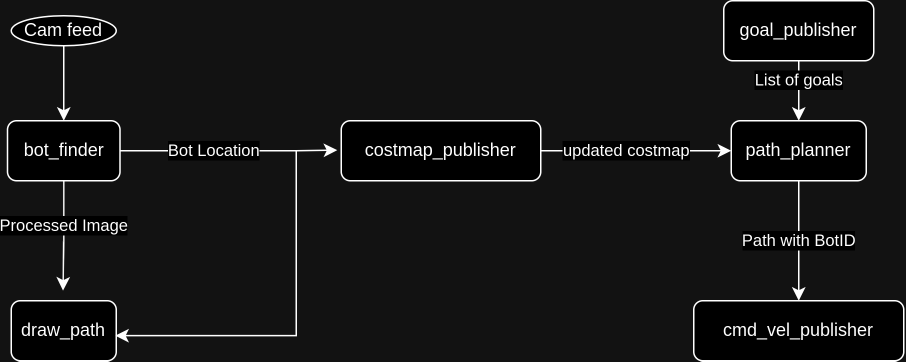
#> input picture diag.png, 1812 x 723 px, given in place of img (24).jpg, which was not available (shown at 1/2 size)
$ python error_finder_m3.py
#> lines starting #> are read from the running program, lines starting #| are printed output that depends on the picture; pictures that were not available may be replaced by others from this repository, and a replacement may not be noted
# region lib
import cv2
import time
import imutils
import numpy as np
import argparse
import matplotlib.pyplot as plt
from skimage.transform import (hough_line,hough_line_peaks)
import math

from Smarth_CNN.shape_identifier import ShapeIdentifier

# PCA tester
from collections import deque
import matplotlib.pyplot as plt
from sklearn import decomposition
import pickle
# endregion

def size_mod(img,times):
    h,w = img.shape[:2]
    dim = (int(w*times), int(h*times))
    return cv2.resize(img, dim)

def nothing(x):
    pass

def min_dist(coord_1,coord_2):
    dist = math.sqrt(  (coord_1[0] - coord_2[0])**2  + (coord_1[1] - coord_2[1])**2  )
    return dist

class ShapeDetector:
	def __init__(self):
		pass

	# [11 lines left out: function detect, not called in this run]

class GridMaker:
    # [81 lines left out: functions __init__, ShapeToID, rect_egdes, Section, ShapeImages, not called in this run]

class Angle:
    # [99 lines left out: functions __init__, angle_b, ret, not called in this run]

class ExtractContour:
    def __init__(self,img):
        self.img = img
        H,W = self.img.shape[:2]
        self.bot_img = [] # list of bot extracted images

        #purple_mask
        hsv = cv2.cvtColor(self.img, cv2.COLOR_BGR2HSV)
        pruple_mask = cv2.inRange(hsv,(160, 100, 100), (180, 150,250))
        # cv2.imshow('purple mask', pruple_mask)
        # cv2.waitKey()

        kernel = np.ones((5,5),np.uint8)
        opening = cv2.morphologyEx(pruple_mask, cv2.MORPH_OPEN, kernel)
        blur = cv2.blur(opening, (3,3))
        eroded = cv2.erode(pruple_mask, kernel)
        # [6 lines of commented-out code are left out]
        edge = cv2.Canny(opening, 10,250)
        # cv2.imshow('egde', size_mod(edge, 0.5))
        # cv2.waitKey()

        # find external contour of egde
        (cnts, _) = cv2.findContours(edge.copy(), cv2.RETR_EXTERNAL, cv2.CHAIN_APPROX_SIMPLE)

        self.bot_location = [] # list of bot location
        for c in cnts:
            # print(f'{cv2.contourArea(c)} |||  W : { 0.02*0.02*H*W}')
            # find the bound rectangle of bot
            x,y,w,h = cv2.boundingRect(c)
            if w> (0.02*W) and h> (0.02*W):
                location = [int(y+ h/2), int(x+ w/2)]
                # add loaction of current bot
                self.bot_location.append(location)
                # crop the bot out of image
                new_img=self.img[y-5:y+h+5,x-5:x+w+5]

                # cv2.circle(self.img, (location[1],location[0]), 20, (0,255,255),thickness = 5)
                # cv2.imshow('img_ext',size_mod(self.img,0.5))
                cv2.waitKey()
                # add image of current bot
                self.bot_img.append(new_img)
                # cv2.imshow(f'{idx}bot_img_extract_contour',new_img)

        # print number of bots
        # print('number of bots: '+ str(len(self.bot_img)))

    def ret(self):
        # print(f'''botlocatiom {self.bot_location}''')
        return self.bot_img, self.bot_location

class BotFinder:
    def __init__(self):#,f_no):
        # ID = bot_ID()# intialize PCA bot ID finder
        self.bot_ID_all = []# all bot's ID are stored here
        self.rotated_img = 0 # temp. rotated image
        # pre defined center
        self.b1 = [(1100,100),'0110']
        self.b2 = [(1000,100),'']


    def give_frame(self,img):# provide current frame as img
        self.img = img
        self.Bot = {} # contain value as (X,Y,Theta) with key as bot ID
        self.AC_orientation = []# all bot's Angle are stored here

        self.bot_location = []# location of all bots in (X,Y)

        ext = ExtractContour(self.img)# process frame
        bot_img, self.bot_location = ext.ret()# gives croped_img, croped_img_location

        #iterate for 4 croped images
        for i in range(len(bot_img)):

            # show extracted image
            # cv2.imshow('bot_img', bot_img[i])
            # cv2.waitKey()

            #resize image 4 times original image
            h,w = bot_img[i].shape[:2]
            dim = ( int(w*4) , int(h*4) )
            # print(dim)
            bot_img[i] = cv2.resize(bot_img[i], dim)

            # find angle of alignment of bot with +ve x-aixs 'degree'
            # stores the rotated image to 'self.rotated_img'
            Agl = Angle(bot_img[i])# feed croped image
            # return bot allignment in degree and rotated croped image
            degree,self.rotated_img = Agl.ret()
            self.AC_orientation.append(degree)# add the orientation to self.AC_orientation list

            # give 4 images of croped image
            # which will be feed to CNN
            gd = GridMaker(self.rotated_img)
            shape_imgs= gd.ShapeImages()

            # initialize temp bot id as 'self.curr_bot_id'
            self.curr_bot_id = ''
            # iterate for 4 parts of croped image
            # sm = time.time()
            for j in range(4):
                try: # if the entire shape is empty so 0
                    if shape_imgs[j] == None:
                        # print('empty')
                        self.curr_bot_id+=str(0)
                        continue
                except:pass
                # convert save image and load with matplotlib's plot function
                # s1 = time.time()

                in_img = shape_imgs[j]
                # e1 = time.time()
                # feed the shape to CNN indentifier
                # s2 = time.time()
                shape = shape_identifier.predict(in_img)
                if shape == 0:# ID for circle is 2
                    # print('circle')
                    # cv2.imshow('winname', in_img)
                    # cv2.waitKey()
                    self.curr_bot_id+=str(2)
                elif shape == 1:# ID for circle is 1
                    # print('triangle')
                    self.curr_bot_id+=str(1)
                e2 = time.time()
                # print(f'saving : {(e1-s1):.5f} || model : {e2-s2:.5f} || total: {s1-e2:.5f}')
            em = time.time()
            # print(f'{(em-sm):.5f}')

            #cross check bot_id with predefined bot id
            curr_y,curr_x = self.bot_location[i]
            b1_sep = min_dist((curr_x,curr_y), self.b1[0])
            # print(b1_sep)
            if b1_sep < 20 :
                self.curr_bot_id = '0110'
                self.b1[0] = (curr_x,curr_y)
            b2_sep = min_dist((curr_x,curr_y), self.b2[0])
            if b2_sep < 20 :
                self.curr_bot_id = ''
                self.b2[0] = (curr_x,curr_y)

            # add the temp bot ID to main list of bot_ID
            self.bot_ID_all.append(self.curr_bot_id)
            # add bot location and orientation to self.Bot dict with ID string as key
            self.Bot[self.curr_bot_id] = [self.bot_location[i][0], self.bot_location[i][1]
                                            , self.AC_orientation[i]]

    # [45 lines left out: functions ret, orientation_line_from_angle, not called in this run]

class get_motion:
    # [29 lines left out: functions __init__, get_motor_vel, not called in this run]

def img_align(img,pts,size_x,size_y):
    img_gray = cv2.cvtColor(img,cv2.COLOR_BGR2RGB)
    rows,cols,ch = img_gray.shape
    pts1 = np.float32(pts)
    pts2 = np.float32([[0,0],[size_x,0],[size_x,size_y],[0,size_y]])
    M = cv2.getPerspectiveTransform(pts1,pts2)
    dst = cv2.warpPerspective(img,M,(size_x,size_y))
    return dst

if __name__ == '__main__':

   # region image processing

    img = cv2.imread('C:/Users/OHM/Desktop/pytthon/Resources/image/test1/img (24).jpg')
#> img is the input picture: shape (723, 1812, 3); mean B, G, R 22.3, 22.3, 22.3

    # region align image
    pts = [[570,150],[1340,190],[1360,990],[500,970]] # img24.jpg
    pts_plus = [[520,95],[1390,140],[1420,1050],[440,1030]] # img24 with startpts

    img_aligned= img_align(img,pts,1400,1400)
#> in img_align, `dst = cv2.warpPerspective(img,M,(size_x,size_y))`:
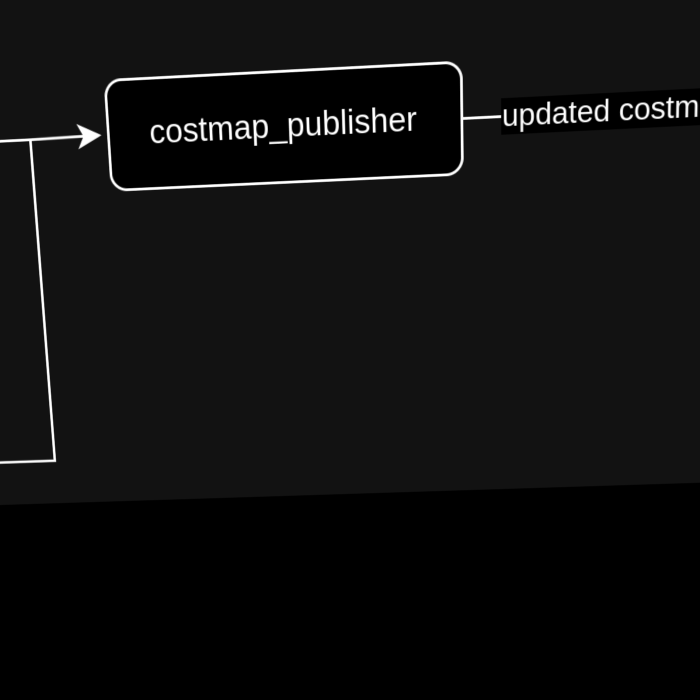
#> dst: shape (1400, 1400, 3) (shown at 1/2 size); mean B, G, R 14.7, 14.7, 14.7
    img_aligned_plus= img_align(img,pts_plus,1600,1600)
#> call 2 of img_align, with size_x = 1600, size_y = 1600
#> in img_align (call 2), `dst = cv2.warpPerspective(img,M,(size_x,size_y))`:
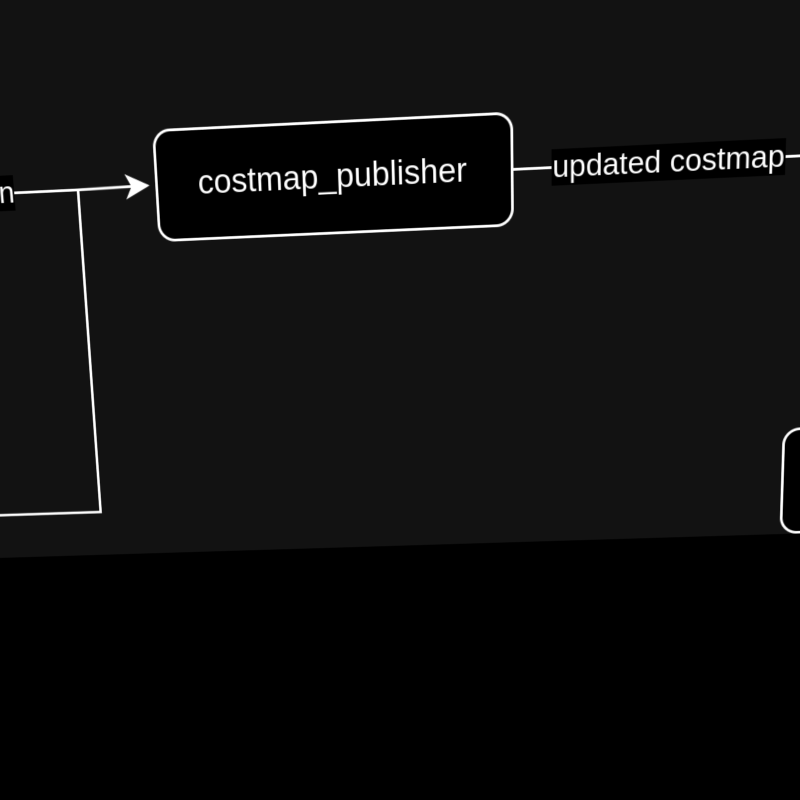
#> dst: shape (1600, 1600, 3) (shown at 1/2 size); mean B, G, R 14.1, 14.1, 14.1
    # img = size_mod(img_aligned_plus, 0.5)
    # endregion


    cv2.imshow('img',size_mod(img_aligned_plus,0.5))
#> in size_mod, `return cv2.resize(img, dim)`:
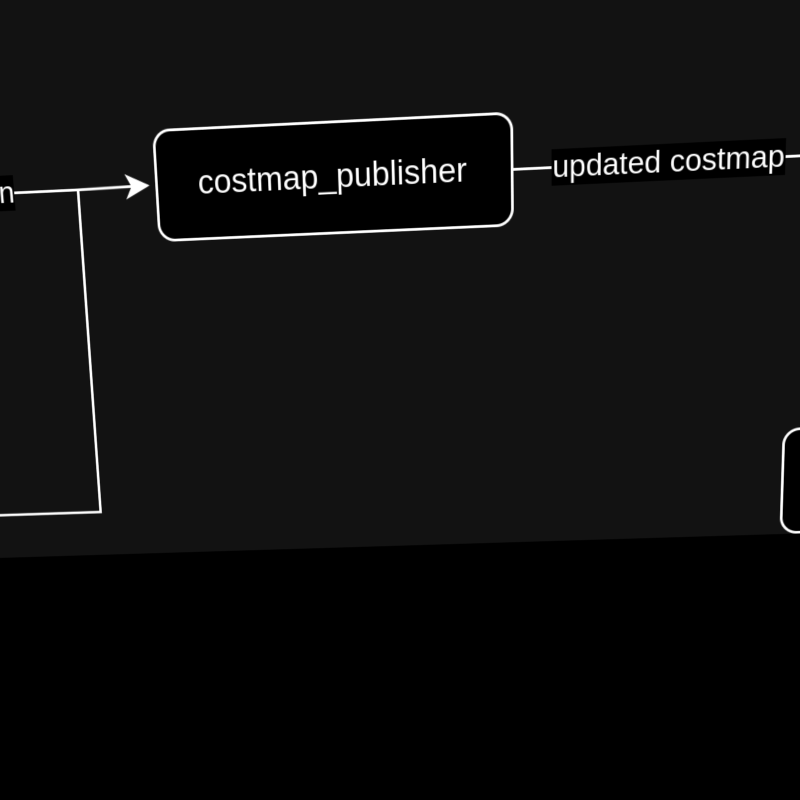
#> returned value: shape (800, 800, 3); mean of channels 0, 1, 2 14.1, 14.1, 14.1; drawn as B, G, R
    cv2.waitKey()
    BF = BotFinder()
    BF.give_frame(img_aligned_plus)
#> in __init__, `hsv = cv2.cvtColor(self.img, cv2.COLOR_BGR2HSV)`: hsv: shape (1600, 1600, 3); mean H, S, V 0, 0, 14.1
#> in __init__, `pruple_mask = cv2.inRange(hsv,(160, 100, 100), (180, 150,250))`: pruple_mask: shape (1600, 1600); every value is 0
#> in __init__, `(cnts, _) = cv2.findContours(edge.copy(), cv2.RETR_EXTERNAL, cv2.CHAIN..`: cnts = []
#> after the loop in give_frame, `for i in range(len(bot_img)):`: self.Bot = 0 items; self.b1 = [(1100, 100), '0110']; self.b2 = [(1000, 100), '']; self.bot_ID_all = []


   #endregion


    # region video processing

    # region load files


    # img = cv2.imread(f'C:/Users/OHM/Desktop/pytthon/error_imgs/66.jpg')
    # cap = cv2.VideoCapture('error_imgs/v8.mp4')
    # ret,frame = cap.read()


    # endregion

    # region sample bot finder


    # BF = BotFinder()
    # cv2.imshow('file',img)
    # cv2.waitKey()
    # BF.give_frame(img)
    # bot = BF.ret()
    # print(bot)


    # endregion

    # region video


    # shape_identifier = ShapeIdentifier()
    # BF = BotFinder()
    # while True:
    #     ret,frame = cap.read()
    #     if ret is False:break
    #     s= time.time()
    #     BF.give_frame(frame)
    #     bot = BF.ret()
    #     e = time.time()
    #     # print(1/(e-s))
    #     frame_copy = frame.copy()
    #     for i in bot.keys():
    #         # extract info from bot
    #         cY,cX,angle = bot[i]

    #         #draw circle and show bot ID
    #         cv2.putText(frame_copy, str(i), (int(cX-10), int(cY)),
    #             cv2.FONT_HERSHEY_SIMPLEX, 0.5, (255, 255, 255), 1)
    #         cv2.circle(frame_copy, (int(cX),int(cY)), 30, (0,255,255),thickness = 2)

    #         # draw line of orientation
    #         orientation_line_from_angle(frame_copy, angle, (cX,cY))

    #     cv2.imshow('small_frame',size_mod(frame_copy, 0.5))
    #     # cv2.imshow('frame',frame)
    #     key = cv2.waitKey(1)
    #     if key == 27:break


    #endregion

    #endregion
